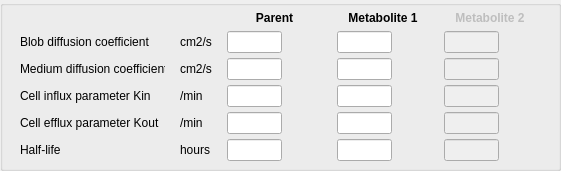
           <widget class="QGroupBox" name="groupBox_Drug_GB1">
            <property name="geometry">
             <rect>
              <x>10</x>
              <y>10</y>
              <width>561</width>
              <height>171</height>
             </rect>
            </property>
            <property name="title">
             <string/>
            </property>
            <widget class="QWidget" name="gridLayoutWidget_11">
             <property name="geometry">
              <rect>
               <x>10</x>
               <y>10</y>
               <width>541</width>
               <height>151</height>
              </rect>
             </property>
             <layout class="QGridLayout" name="gridLayout_GL13">
              <property name="spacing">
               <number>5</number>
              </property>
              <item row="0" column="4">
               <widget class="QLabel" name="alabel_3">
                <property name="enabled">
                 <bool>false</bool>
                </property>
                <property name="minimumSize">
                 <size>
                  <width>92</width>
                  <height>0</height>
                 </size>
                </property>
                <property name="maximumSize">
                 <size>
                  <width>92</width>
                  <height>16777215</height>
                 </size>
                </property>
                <property name="font">
                 <font>
                  <weight>75</weight>
                  <bold>true</bold>
                 </font>
                </property>
                <property name="text">
                 <string>Metabolite 2</string>
                </property>
                <property name="alignment">
                 <set>Qt::AlignCenter</set>
                </property>
               </widget>
              </item>
              <item row="0" column="3">
               <widget class="QLabel" name="alabel_metab1_3">
                <property name="minimumSize">
                 <size>
                  <width>92</width>
                  <height>0</height>
                 </size>
                </property>
                <property name="maximumSize">
                 <size>
                  <width>92</width>
                  <height>16777215</height>
                 </size>
                </property>
                <property name="font">
                 <font>
                  <weight>75</weight>
                  <bold>true</bold>
                 </font>
                </property>
                <property name="text">
                 <string>Metabolite 1</string>
                </property>
                <property name="alignment">
                 <set>Qt::AlignCenter</set>
                </property>
               </widget>
              </item>
              <item row="0" column="2">
               <widget class="QLabel" name="alabel_parent_3">
                <property name="minimumSize">
                 <size>
                  <width>95</width>
                  <height>0</height>
                 </size>
                </property>
                <property name="maximumSize">
                 <size>
                  <width>95</width>
                  <height>16777215</height>
                 </size>
                </property>
                <property name="font">
                 <font>
                  <weight>75</weight>
                  <bold>true</bold>
                 </font>
                </property>
                <property name="text">
                 <string>Parent</string>
                </property>
                <property name="alignment">
                 <set>Qt::AlignCenter</set>
                </property>
               </widget>
              </item>
              <item row="1" column="4">
               <widget class="QLineEdit" name="line_METAB2_0">
                <property name="enabled">
                 <bool>false</bool>
                </property>
                <property name="maximumSize">
                 <size>
                  <width>55</width>
                  <height>16777215</height>
                 </size>
                </property>
               </widget>
              </item>
              <item row="1" column="3">
               <widget class="QLineEdit" name="line_METAB1_0">
                <property name="maximumSize">
                 <size>
                  <width>55</width>
                  <height>16777215</height>
                 </size>
                </property>
               </widget>
              </item>
              <item row="1" column="2">
               <widget class="QLineEdit" name="line_PARENT_0">
                <property name="sizePolicy">
                 <sizepolicy hsizetype="Expanding" vsizetype="Fixed">
                  <horstretch>0</horstretch>
                  <verstretch>0</verstretch>
                 </sizepolicy>
                </property>
                <property name="minimumSize">
                 <size>
                  <width>45</width>
                  <height>0</height>
                 </size>
                </property>
                <property name="maximumSize">
                 <size>
                  <width>55</width>
                  <height>16777215</height>
                 </size>
                </property>
                <property name="baseSize">
                 <size>
                  <width>0</width>
                  <height>0</height>
                 </size>
                </property>
                <property name="layoutDirection">
                 <enum>Qt::LeftToRight</enum>
                </property>
                <property name="text">
                 <string/>
                </property>
                <property name="alignment">
                 <set>Qt::AlignRight|Qt::AlignTrailing|Qt::AlignVCenter</set>
                </property>
               </widget>
              </item>
              <item row="1" column="1">
               <widget class="QLabel" name="units_diffcoef_7">
                <property name="maximumSize">
                 <size>
                  <width>32</width>
                  <height>16777215</height>
                 </size>
                </property>
                <property name="text">
                 <string>cm2/s</string>
                </property>
               </widget>
              </item>
              <item row="1" column="0">
               <widget class="QMyLabel" name="infolabel_PARENT_0">
                <property name="minimumSize">
                 <size>
                  <width>145</width>
                  <height>0</height>
                 </size>
                </property>
                <property name="maximumSize">
                 <size>
                  <width>145</width>
                  <height>16777215</height>
                 </size>
                </property>
                <property name="text">
                 <string>Blob diffusion coefficient</string>
                </property>
               </widget>
              </item>
              <item row="2" column="2">
               <widget class="QLineEdit" name="line_PARENT_1">
                <property name="minimumSize">
                 <size>
                  <width>45</width>
                  <height>0</height>
                 </size>
                </property>
                <property name="maximumSize">
                 <size>
                  <width>55</width>
                  <height>16777215</height>
                 </size>
                </property>
                <property name="alignment">
                 <set>Qt::AlignRight|Qt::AlignTrailing|Qt::AlignVCenter</set>
                </property>
               </widget>
              </item>
              <item row="2" column="1">
               <widget class="QLabel" name="units_diffcoef_8">
                <property name="maximumSize">
                 <size>
                  <width>32</width>
                  <height>16777215</height>
                 </size>
                </property>
                <property name="text">
                 <string>cm2/s</string>
                </property>
               </widget>
              </item>
              <item row="2" column="0">
               <widget class="QMyLabel" name="infolabel_PARENT_1">
                <property name="maximumSize">
                 <size>
                  <width>145</width>
                  <height>16777215</height>
                 </size>
                </property>
                <property name="text">
                 <string>Medium diffusion coefficient</string>
                </property>
               </widget>
              </item>
              <item row="3" column="2">
               <widget class="QLineEdit" name="line_PARENT_2">
                <property name="maximumSize">
                 <size>
                  <width>55</width>
                  <height>16777215</height>
                 </size>
                </property>
                <property name="alignment">
                 <set>Qt::AlignRight|Qt::AlignTrailing|Qt::AlignVCenter</set>
                </property>
               </widget>
              </item>
              <item row="3" column="0">
               <widget class="QMyLabel" name="infolabel_PARENT_2">
                <property name="maximumSize">
                 <size>
                  <width>145</width>
                  <height>16777215</height>
                 </size>
                </property>
                <property name="text">
                 <string>Cell influx parameter Kin</string>
                </property>
               </widget>
              </item>
              <item row="5" column="2">
               <widget class="QLineEdit" name="line_PARENT_4">
                <property name="enabled">
                 <bool>true</bool>
                </property>
                <property name="maximumSize">
                 <size>
                  <width>55</width>
                  <height>16777215</height>
                 </size>
                </property>
                <property name="alignment">
                 <set>Qt::AlignRight|Qt::AlignTrailing|Qt::AlignVCenter</set>
                </property>
               </widget>
              </item>
              <item row="5" column="1">
               <widget class="QLabel" name="units_halflife_3">
                <property name="minimumSize">
                 <size>
                  <width>32</width>
                  <height>0</height>
                 </size>
                </property>
                <property name="maximumSize">
                 <size>
                  <width>32</width>
                  <height>16777215</height>
                 </size>
                </property>
                <property name="text">
                 <string>hours     </string>
                </property>
               </widget>
              </item>
              <item row="5" column="0">
               <widget class="QMyLabel" name="infolabel_PARENT_4">
                <property name="maximumSize">
                 <size>
                  <width>145</width>
                  <height>16777215</height>
                 </size>
                </property>
                <property name="font">
                 <font>
                  <weight>50</weight>
                  <bold>false</bold>
                 </font>
                </property>
                <property name="text">
                 <string>Half-life</string>
                </property>
               </widget>
              </item>
              <item row="4" column="0">
               <widget class="QMyLabel" name="infolabel_PARENT_3">
                <property name="maximumSize">
                 <size>
                  <width>145</width>
                  <height>16777215</height>
                 </size>
                </property>
                <property name="text">
                 <string>Cell efflux parameter Kout</string>
                </property>
               </widget>
              </item>
              <item row="4" column="2">
               <widget class="QLineEdit" name="line_PARENT_3">
                <property name="maximumSize">
                 <size>
                  <width>55</width>
                  <height>16777215</height>
                 </size>
                </property>
                <property name="alignment">
                 <set>Qt::AlignRight|Qt::AlignTrailing|Qt::AlignVCenter</set>
                </property>
               </widget>
              </item>
              <item row="3" column="1">
               <widget class="QLabel" name="units_NIM_diff_in_2">
                <property name="text">
                 <string>/min</string>
                </property>
               </widget>
              </item>
              <item row="4" column="1">
               <widget class="QLabel" name="units_NIM_diff_out_2">
                <property name="text">
                 <string>/min</string>
                </property>
               </widget>
              </item>
              <item row="2" column="3">
               <widget class="QLineEdit" name="line_METAB1_1">
                <property name="maximumSize">
                 <size>
                  <width>55</width>
                  <height>16777215</height>
                 </size>
                </property>
               </widget>
              </item>
              <item row="3" column="3">
               <widget class="QLineEdit" name="line_METAB1_2">
                <property name="maximumSize">
                 <size>
                  <width>55</width>
                  <height>16777215</height>
                 </size>
                </property>
               </widget>
              </item>
              <item row="4" column="3">
               <widget class="QLineEdit" name="line_METAB1_3">
                <property name="maximumSize">
                 <size>
                  <width>55</width>
                  <height>16777215</height>
                 </size>
                </property>
               </widget>
              </item>
              <item row="5" column="3">
               <widget class="QLineEdit" name="line_METAB1_4">
                <property name="maximumSize">
                 <size>
                  <width>55</width>
                  <height>16777215</height>
                 </size>
                </property>
               </widget>
              </item>
              <item row="2" column="4">
               <widget class="QLineEdit" name="line_METAB2_1">
                <property name="enabled">
                 <bool>false</bool>
                </property>
                <property name="maximumSize">
                 <size>
                  <width>55</width>
                  <height>16777215</height>
                 </size>
                </property>
               </widget>
              </item>
              <item row="3" column="4">
               <widget class="QLineEdit" name="line_METAB2_2">
                <property name="enabled">
                 <bool>false</bool>
                </property>
                <property name="maximumSize">
                 <size>
                  <width>55</width>
                  <height>16777215</height>
                 </size>
                </property>
               </widget>
              </item>
              <item row="4" column="4">
               <widget class="QLineEdit" name="line_METAB2_3">
                <property name="enabled">
                 <bool>false</bool>
                </property>
                <property name="maximumSize">
                 <size>
                  <width>55</width>
                  <height>16777215</height>
                 </size>
                </property>
               </widget>
              </item>
              <item row="5" column="4">
               <widget class="QLineEdit" name="line_METAB2_4">
                <property name="enabled">
                 <bool>false</bool>
                </property>
                <property name="maximumSize">
                 <size>
                  <width>55</width>
                  <height>16777215</height>
                 </size>
                </property>
               </widget>
              </item>
             </layout>
            </widget>
           </widget>
